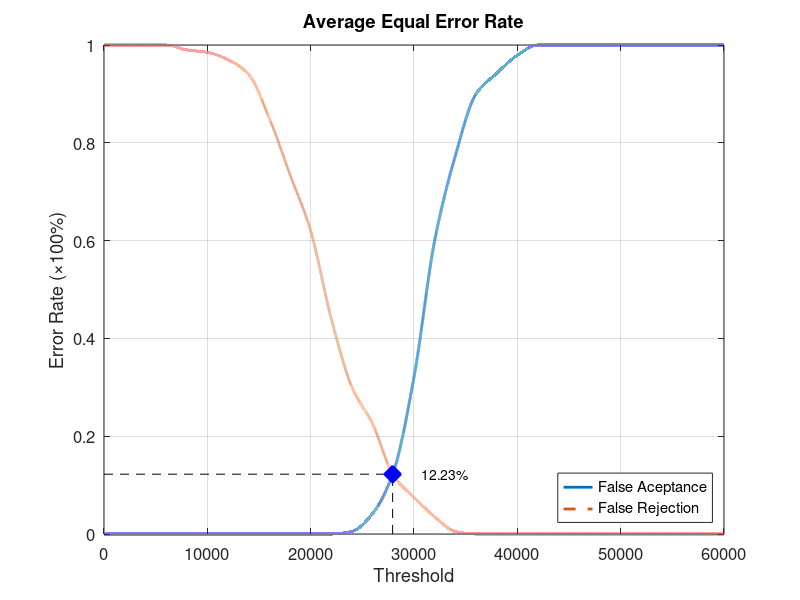
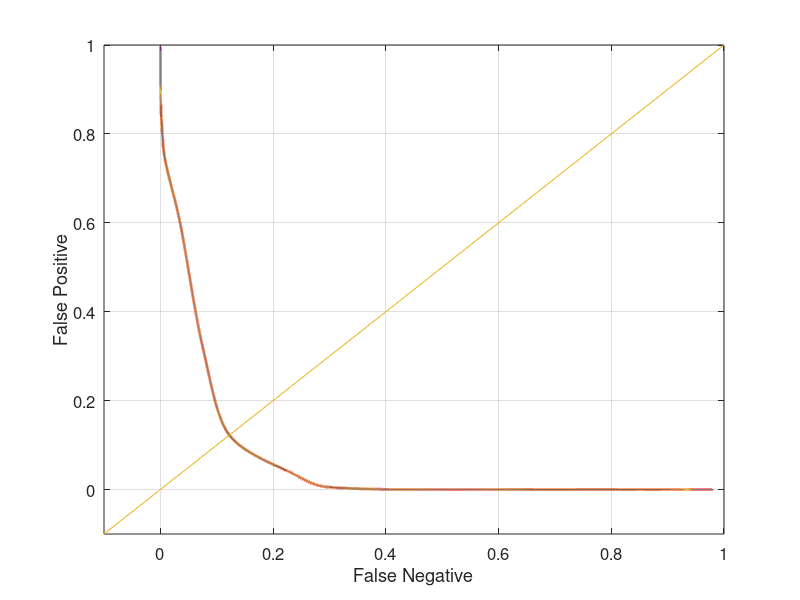

Write the MATLAB code that produced these figures, in order.
function yEER = Database5_3
close all;
clear;
clc;
x = 0:2000:60000;
xq = 0:0.5:60000;

y0 = [0 0 0 0 0 0 0 0 0 0 0 0 0.00526316 0.0421053 0.126316 0.321053 0.6 0.773684 0.9 0.942105 0.978947 1 1 1 1 1 1 1 1 1 1];
yy0 = interp1(x, y0, xq, 'pchip');
y1 = [1 1 1 1 0.99 0.985 0.97 0.94 0.85 0.735 0.62 0.44 0.3 0.225 0.12 0.075 0.035 0.005 0 0 0 0 0 0 0 0 0 0 0 0 0];
yy1 = interp1(x, y1, xq, 'pchip');

% Calculating EER: 
y2 = abs(y0 - y1);
find(y2 == min(y2))
yy2 = abs(yy0 - yy1);
xEER = find(yy2 == min(yy2));
xEERIndex = xq(xEER) % X-axis EER
yEER = yy0(xEER) % Y-axis EER

main = figure
plot(xq, yy0,'-','LineWidth', 2);	hold on
plot(xq, yy1,'--','LineWidth', 2);	hold on
plot([xEERIndex xEERIndex], [0 yEER], 'k--');	hold on
plot([0 xEERIndex], [yEER yEER], 'k--');	hold on
plot(xEERIndex, yEER, 'bx', 'LineWidth', 10);	hold on
text(xEERIndex + 10 * xEERIndex / 100, yEER, [num2str(round((10000 * yEER)) / 100) '%'])
legend('False Aceptance', 'False Rejection', 'Location', 'SouthEast')
xlabel('Threshold')
ylabel('Error Rate (\times100%)')
title('Average Equal Error Rate')
set(gca, 'FontSize', 12)
axis([0 60000 0 1])
grid on

print(main, 'Database5_3Main', '-dpng');
FNRxFPR = figure('Color', [1 1 1]);
plot(yy1, yy0, '-', yy1, yy0, 'LineWidth', 2);
hold on
y = -0.1:0.1:1
plot(y, y); 
set(gca, 'FontSize', 12)
xlabel('False Negative')
ylabel('False Positive')
axis([-0.1 1 -0.1 1])
set(gca, 'FontSize', 12)
grid on

print(FNRxFPR, 'Database5_3FNRxFPR','-dpng');
end
